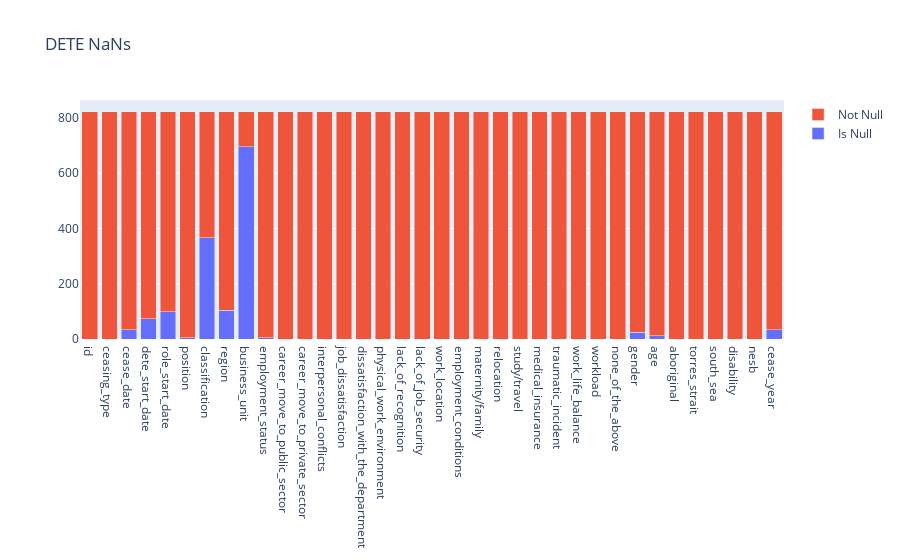

This figure's notebook cell:
### Code cell
def find_nans(df, chart_title):
    """
    This function displays the NaNs valus vs Not NaNs in a stack bar chart.
    Parameters: * df: the main dataframe (pandas.DataFrame)
                * chart_title: title (str)
    """
    isnull = df.isnull().sum().reset_index()
    notnull = df.notnull().sum().reset_index()
    data = [go.Bar(x=isnull['index'].astype(str).tolist(),
                  y=isnull[0].tolist(), name='Is Null'),
           go.Bar(x=notnull['index'].astype(str).tolist(),
                 y=notnull[0].tolist(), name='Not Null')]
    layout = go.Layout({'title':chart_title, 'barmode':'stack'})
    fig = go.Figure(data, layout)
    return fig.show()
find_nans(dete_update, 'DETE NaNs')

### Figure 1 — Plotly figure (JSON) as saved in the notebook; plotly's stock layout.template omitted (floating-point values rounded to 4 significant figures)
{"data": [{"name": "Is Null", "type": "bar", "x": ["id", "ceasing_type", "cease_date", "dete_start_date", "role_start_date", "position", "classification", "region", "business_unit", "employment_status", "career_move_to_public_sector", "career_move_to_private_sector", "interpersonal_conflicts", "job_dissatisfaction", "dissatisfaction_with_the_department", "physical_work_environment", "lack_of_recognition", "lack_of_job_security", "work_location", "employment_conditions", "maternity/family", "relocation", "study/travel", "medical_insurance", "traumatic_incident", "work_life_balance", "workload", "none_of_the_above", "gender", "age", "aboriginal", "torres_strait", "south_sea", "disability", "nesb", "cease_year"], "y": [0, 0, 34, 73, 99, 5, 367, 105, 696, 5, 0, 0, 0, 0, 0, 0, 0, 0, 0, 0, 0, 0, 0, 0, 0, 0, 0, 0, 24, 11, 0, 0, 0, 0, 0, 34]}, {"name": "Not Null", "type": "bar", "x": ["id", "ceasing_type", "cease_date", "dete_start_date", "role_start_date", "position", "classification", "region", "business_unit", "employment_status", "career_move_to_public_sector", "career_move_to_private_sector", "interpersonal_conflicts", "job_dissatisfaction", "dissatisfaction_with_the_department", "physical_work_environment", "lack_of_recognition", "lack_of_job_security", "work_location", "employment_conditions", "maternity/family", "relocation", "study/travel", "medical_insurance", "traumatic_incident", "work_life_balance", "workload", "none_of_the_above", "gender", "age", "aboriginal", "torres_strait", "south_sea", "disability", "nesb", "cease_year"], "y": [822, 822, 788, 749, 723, 817, 455, 717, 126, 817, 822, 822, 822, 822, 822, 822, 822, 822, 822, 822, 822, 822, 822, 822, 822, 822, 822, 822, 798, 811, 822, 822, 822, 822, 822, 788]}], "layout": {"autosize": true, "barmode": "stack", "title": {"text": "DETE NaNs"}, "xaxis": {"autorange": true, "range": [-0.5, 35.5], "type": "category"}, "yaxis": {"autorange": true, "range": [0, 865.3], "type": "linear"}}}
